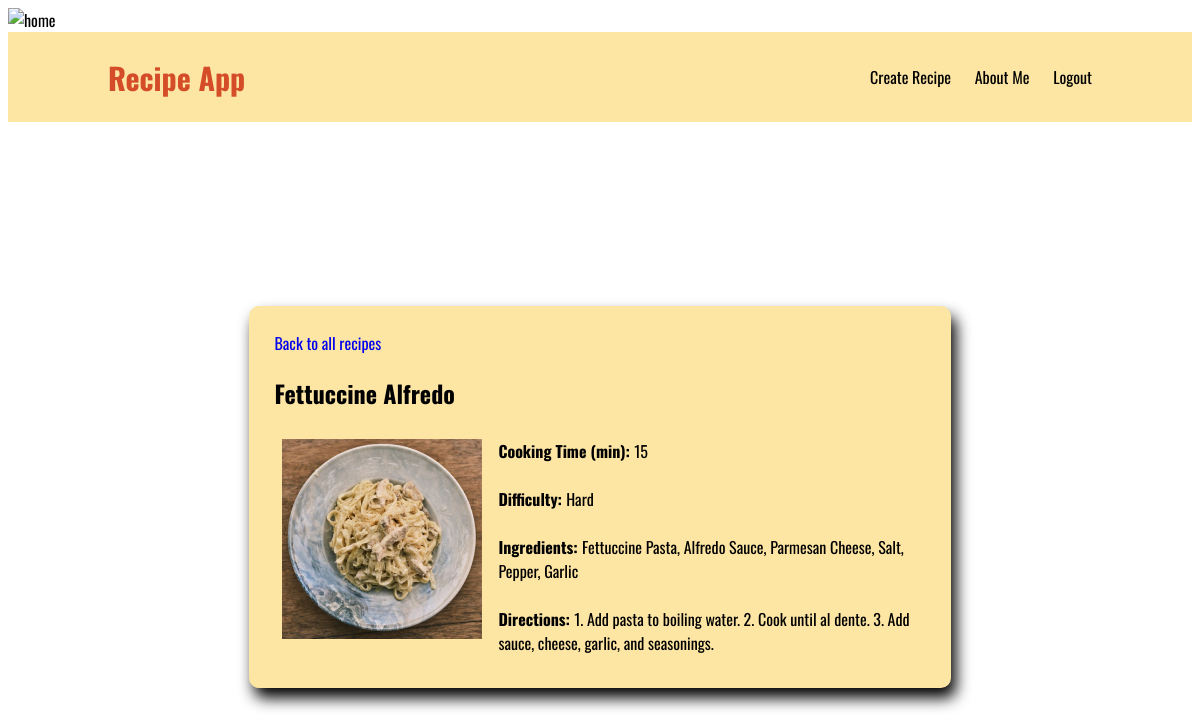
The app's page /list/2 (signed in) with its own data.
### recipes/models.py (models this page shows, shortened)
class Recipe(models.Model):
    name = models.CharField(max_length=120)
    cooking_time = models.IntegerField(help_text='in minutes')
    ingredients = models.CharField(max_length=300)
    directions = models.TextField(max_length=500)
    pic = models.ImageField(upload_to='recipes', default='no_image.jpg')
    def calculate_difficulty(self):
        difficulty = 'Undefined'
        ingredients = self.ingredients.split(', ')
        num_ingredients = len(ingredients)
        if self.cooking_time < 10:
            if num_ingredients < 4:
                difficulty = 'Easy'
            else:
                difficulty = 'Medium'
        else:
            if num_ingredients < 4:
                difficulty = 'Intermediate'
            else:
                difficulty = 'Hard'
        return difficulty

### recipes/views.py (the view)
# urls.py: path('list/<pk>', RecipeDetailView.as_view(), name='detail'),
class RecipeDetailView(LoginRequiredMixin, DetailView):
    model = Recipe
    template_name = 'recipes/recipe_detail.html'
    def get_context_data(self, **kwargs):
        context = super().get_context_data(**kwargs)
        context.update({
            'search_params': self.request.GET.urlencode()
        })
        return context

### recipes/templates/recipes/recipe_detail.html (shortened to what this page needs)
{% load static %}
<!DOCTYPE html>
<html lang="en">
  <head>
    {% load static %}
    <link
      rel="stylesheet"
      type="text/css"
      href="{% static 'recipes/css/styles.css' %}"
    />
  </head>
  <body>
    <div class="main-image">
      <img src="{% static 'recipes/images/recipe-home.jpg' %}" alt="home" />
    </div>
    <nav class="navbar">
      <div class="title">
        <h1>Recipe App</h1>
      </div>
      <div class="profile">
        <a href="/create/">Create Recipe</a>
        <a href="/about/">About Me</a>
        <a href="{%url 'logout' %}"> Logout </a>
      </div>
    </nav>
    <div class="recipe-modal">
      <span
        ><a class="main-header" href="{%url 'recipes:list' %}"
          >Back to all recipes</a
        ></span
      >
      <h2>{{object.name}}</h2>
      <div class="details-main">
        <div class="details-extra">
          <img src="{{object.pic.url}}" width="200" />
        </div>
        <div class="ing-dir">
          <b>Cooking Time (min): </b> {{object.cooking_time}} <br /><br />
          <b>Difficulty: </b> {{object.calculate_difficulty}} <br />
          <br />
          <b>Ingredients: </b> {{object.ingredients}} <br /><br />
          <b>Directions: </b> {{object.directions}} <br />
        </div>
      </div>
    </div>
  </body>
</html>

### recipes/static/recipes/css/styles.css (style rules this page uses)
body { font-family: "Oswald", serif; }
a { text-decoration: none; }
.main-image { width: 100%; }
.main-image img { width: 100%; max-height: 300px; object-fit: cover; }
.navbar { max-height: 60px; display: flex; justify-content: space-between; align-items: center; padding: 15px 100px; background-color: #fde5a4; }
.title { display: flex; color: #d44d28; font-size: 20px; }
.profile a { text-decoration: none; color: black; padding-left: 20px; }
.recipe-modal { border-radius: 10px; padding: 25px; width: 55%; background-color: #fde5a4; box-shadow: 5px 10px 15px; margin: 0 auto; margin-top: 23vh; }
.details-main { display: flex; }
.details-extra, .ing-dir { padding: 8px; }

### records on screen
Recipe: name "Fettuccine Alfredo", pic (picture), cooking_time "15", calculate_difficulty "Hard", ingredients "Fettuccine Pasta, Alfredo Sauce, Parmesan Cheese, Salt, Pepper, Garlic", directions "1. Add pasta to boiling water. 2. Cook until al dente. 3. Add sauce, cheese, garlic, and seasonings."
